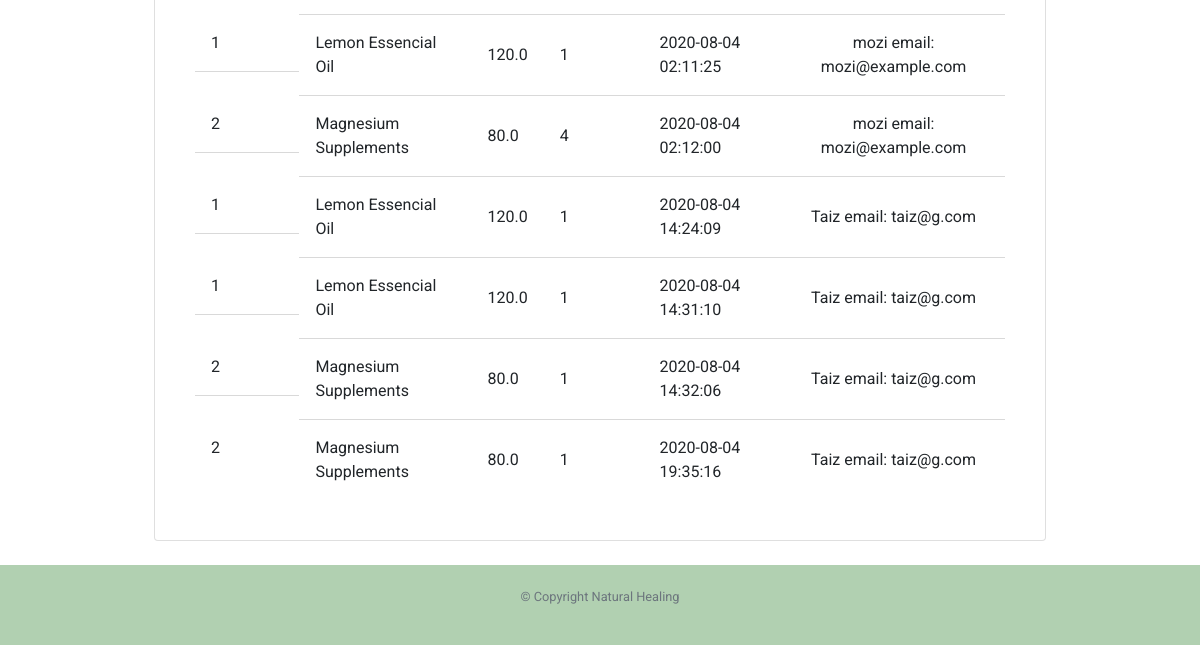
The app's page /sales (signed in, lower part), older data.
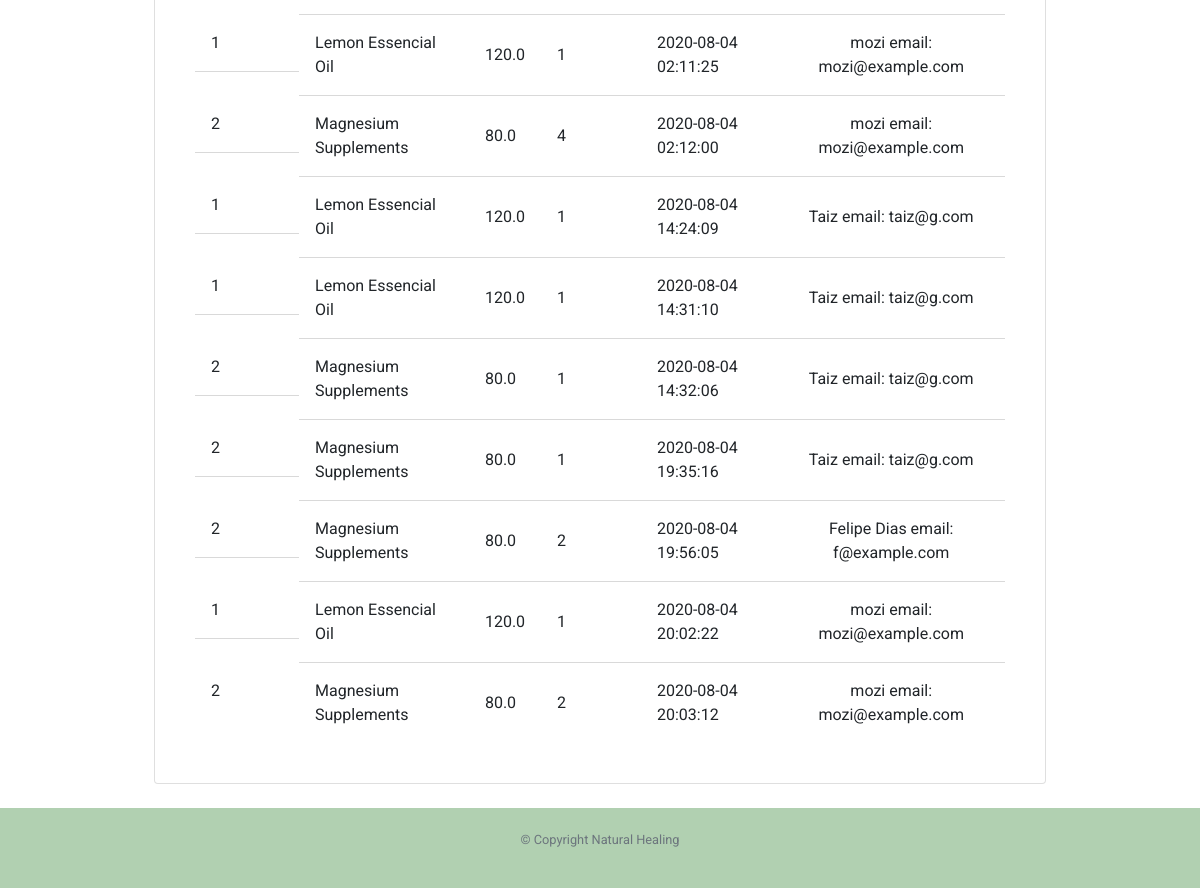
The same page, newer data.
### tables this page shows
CREATE TABLE 'products' (
                    'id' INTEGER PRIMARY KEY AUTOINCREMENT NOT NULL,
					'img' text,
                    'title' text NOT NULL,
					'description' text NOT NULL,
                    'user_id' INTEGER NOT NULL,
                    'category_id' INTEGER NOT NULL, 'price' REAL, "quantity" INTEGER DEFAULT  10,
					FOREIGN KEY (category_id) REFERENCES category(id)
					FOREIGN KEY (user_id) REFERENCES users(id)
					);

CREATE TABLE 'sales' (
                    'id' INTEGER PRIMARY KEY AUTOINCREMENT NOT NULL,
                    'product_id' INTEGER NOT NULL,
					'user_id' INTEGER NOT NULL,
                    'quantity' INTEGER NOT NULL,
                    'created_at' DATETIME NOT NULL DEFAULT CURRENT_TIMESTAMP,
					FOREIGN KEY (product_id) REFERENCES products(id),
					FOREIGN KEY (user_id) REFERENCES users(id)
					);

CREATE TABLE 'users' (
                    'id' INTEGER PRIMARY KEY AUTOINCREMENT NOT NULL,
                    'name' text NOT NULL,
                    'email' text UNIQUE NOT NULL,
                    'hash' text NOT NULL,
                    'status', text NOT NULL DEFAULT "client",
                    'created_at' DATETIME NOT NULL DEFAULT CURRENT_TIMESTAMP );

### app.py (the view)
@app.route("/sales")
@login_required
def sales():
    try:
        cur.execute("SELECT products.id,products.title, products.price,sales.quantity,sales.created_at, users.name, users.email, users.status FROM sales JOIN products ON products.id = sales.product_id JOIN users ON sales.user_id = users.id WHERE products.id = sales.product_id ")
        sales = cur.fetchall()
        user_id = [session["user_id"]]
        cur.execute("SELECT status FROM users WHERE id = (?)", user_id)
        status = cur.fetchall()
        status = status[0][0]
        if status == "company":
            return render_template("product/sales.html", sales = sales, nrs = len(sales))
        else:
            return redirect("/products/cart")
    except Exception as error:
        print(error)
        return redirect("/products")

### app.py (called while the page is built)
@app.after_request
def after_request(response):
    response.headers["Cache-Control"] = "no-cache, no-store, must-revalidate"
    response.headers["Expires"] = 0
    response.headers["Pragma"] = "no-cache"
    return response

### utils.py (called while the page is built)
def login_required(f):
    @wraps(f)
    def decorated_function(*args, **kwargs):
        if session.get("user_id") is None:
            return redirect("/login")
        return f(*args, **kwargs)
    return decorated_function

### templates/product/sales.html (shortened to what this page needs)
{% extends "layout.html" %}
{% block main %}
<div class="card table-container">
        <table width="100%">
    <tbody>
    {%for i in range (nrs) %}
        <tr>
            <td>{{sales[i][0]}}</td>
            <td >{{sales[i][1]}}</td>
            <td >{{sales[i][2]}}</td>
            <td >{{sales[i][3]}}</td>
            <td >{{sales[i][4]}}</td>
            <td ><span>{{sales[i][5]}} email: </span>{{sales[i][6]}} </td>
        </tr>
    {%endfor%}
        </tbody>
    </table>
</div>
{% endblock %}

### templates/layout.html (shortened to what this page needs)
<!DOCTYPE html>
<html lang="en">
    <head>
        <link href="https://maxcdn.bootstrapcdn.com/bootstrap/4.1.3/css/bootstrap.min.css" rel="stylesheet">
        <link href="/static/styles.css" rel="stylesheet">
    </head>
    <body>
        <main class="container p-4">
            {% block main %}{% endblock %}
        </main>
        <footer class="small text-center text-muted">
            <p>&copy; Copyright Natural Healing</p>
        </footer>
    </body>
</html>

### static/styles.css (style rules this page uses)
body { font-family: 'Roboto', sans-serif; }
footer { margin-top: auto; }
header, footer { background-color: rgba(159, 197, 159, 0.808); color: white; font-weight: bold; width: 100%; text-align: center; }
footer { padding: 1.4rem 0; align-items: center; justify-content: center; }
.container { width: 100vw; max-width: 940px; }
.table-container { display: block; padding: 40px; box-sizing: border-box; }
.table-container table { border-spacing: 0; }
tbody tr:last-child td { border-bottom: none; }
tbody tr td:first-child { display: grid; grid-template-columns: 64px 1fr; align-items: center; }
.table-container thead tr th:last-child, td:last-child { text-align: center; }

Row changes from the older to the newer data that the page shows:
added sales: quantity "2", created_at "2020-08-04 19:56:05"
added users: name "Felipe Dias", email "f@example.com"
added sales: quantity "1", created_at "2020-08-04 20:02:22"
added sales: quantity "2", created_at "2020-08-04 20:03:12"
Text that changed along with them:
new list line: "2 Magnesium Supplements 80.0"
new list line: "email:"
new list line: "1 Lemon Essencial Oil 120.0"
new list line: "mozi mozi@example.com"
